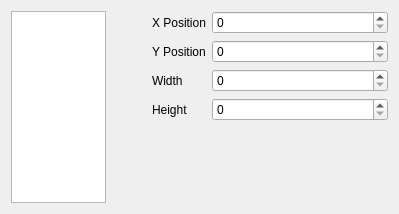
                  <widget class="QWidget" name="Hitboxes">
                   <property name="geometry">
                    <rect>
                     <x>0</x>
                     <y>0</y>
                     <width>399</width>
                     <height>214</height>
                    </rect>
                   </property>
                   <attribute name="label">
                    <string>Page 2</string>
                   </attribute>
                   <layout class="QHBoxLayout" name="horizontalLayout_16">
                    <item>
                     <widget class="QListWidget" name="list_imgs_3">
                      <property name="minimumSize">
                       <size>
                        <width>95</width>
                        <height>0</height>
                       </size>
                      </property>
                      <property name="maximumSize">
                       <size>
                        <width>95</width>
                        <height>16777215</height>
                       </size>
                      </property>
                     </widget>
                    </item>
                    <item>
                     <layout class="QVBoxLayout" name="verticalLayout_10">
                      <item>
                       <widget class="QPushButton" name="pushButton_16">
                        <property name="enabled">
                         <bool>true</bool>
                        </property>
                        <property name="minimumSize">
                         <size>
                          <width>34</width>
                          <height>34</height>
                         </size>
                        </property>
                        <property name="maximumSize">
                         <size>
                          <width>34</width>
                          <height>34</height>
                         </size>
                        </property>
                        <property name="styleSheet">
                         <string notr="true">background: none;
border: none;</string>
                        </property>
                        <property name="text">
                         <string/>
                        </property>
                        <property name="icon">
                         <iconset resource="../assets/icons/icons.qrc">
                          <normaloff>:/icons_general/add.png</normaloff>:/icons_general/add.png</iconset>
                        </property>
                        <property name="iconSize">
                         <size>
                          <width>32</width>
                          <height>32</height>
                         </size>
                        </property>
                        <property name="checked">
                         <bool>false</bool>
                        </property>
                       </widget>
                      </item>
                      <item>
                       <widget class="QPushButton" name="pushButton_17">
                        <property name="enabled">
                         <bool>true</bool>
                        </property>
                        <property name="minimumSize">
                         <size>
                          <width>34</width>
                          <height>34</height>
                         </size>
                        </property>
                        <property name="maximumSize">
                         <size>
                          <width>34</width>
                          <height>34</height>
                         </size>
                        </property>
                        <property name="styleSheet">
                         <string notr="true">background: none;
border: none;</string>
                        </property>
                        <property name="text">
                         <string/>
                        </property>
                        <property name="icon">
                         <iconset resource="../assets/icons/icons.qrc">
                          <normaloff>:/icons_general/trash-can.png</normaloff>:/icons_general/trash-can.png</iconset>
                        </property>
                        <property name="iconSize">
                         <size>
                          <width>32</width>
                          <height>32</height>
                         </size>
                        </property>
                        <property name="checked">
                         <bool>false</bool>
                        </property>
                       </widget>
                      </item>
                      <item>
                       <widget class="QPushButton" name="pushButton_18">
                        <property name="enabled">
                         <bool>true</bool>
                        </property>
                        <property name="minimumSize">
                         <size>
                          <width>34</width>
                          <height>34</height>
                         </size>
                        </property>
                        <property name="maximumSize">
                         <size>
                          <width>34</width>
                          <height>34</height>
                         </size>
                        </property>
                        <property name="styleSheet">
                         <string notr="true">background: none;
border: none;</string>
                        </property>
                        <property name="text">
                         <string/>
                        </property>
                        <property name="icon">
                         <iconset resource="../assets/icons/icons.qrc">
                          <normaloff>:/icons_general/up-arrow.png</normaloff>:/icons_general/up-arrow.png</iconset>
                        </property>
                        <property name="iconSize">
                         <size>
                          <width>32</width>
                          <height>32</height>
                         </size>
                        </property>
                        <property name="checked">
                         <bool>false</bool>
                        </property>
                       </widget>
                      </item>
                      <item>
                       <widget class="QPushButton" name="pushButton_19">
                        <property name="enabled">
                         <bool>true</bool>
                        </property>
                        <property name="minimumSize">
                         <size>
                          <width>34</width>
                          <height>34</height>
                         </size>
                        </property>
                        <property name="maximumSize">
                         <size>
                          <width>34</width>
                          <height>34</height>
                         </size>
                        </property>
                        <property name="styleSheet">
                         <string notr="true">background: none;
border: none;</string>
                        </property>
                        <property name="text">
                         <string/>
                        </property>
                        <property name="icon">
                         <iconset resource="../assets/icons/icons.qrc">
                          <normaloff>:/icons_general/down-arrow.png</normaloff>:/icons_general/down-arrow.png</iconset>
                        </property>
                        <property name="iconSize">
                         <size>
                          <width>32</width>
                          <height>32</height>
                         </size>
                        </property>
                        <property name="checked">
                         <bool>false</bool>
                        </property>
                       </widget>
                      </item>
                      <item>
                       <spacer name="verticalSpacer_2">
                        <property name="orientation">
                         <enum>Qt::Vertical</enum>
                        </property>
                        <property name="sizeHint" stdset="0">
                         <size>
                          <width>20</width>
                          <height>40</height>
                         </size>
                        </property>
                       </spacer>
                      </item>
                     </layout>
                    </item>
                    <item>
                     <layout class="QFormLayout" name="formLayout_3">
                      <property name="fieldGrowthPolicy">
                       <enum>QFormLayout::AllNonFixedFieldsGrow</enum>
                      </property>
                      <item row="0" column="1">
                       <widget class="QSpinBox" name="spinBox_15">
                        <property name="minimumSize">
                         <size>
                          <width>132</width>
                          <height>0</height>
                         </size>
                        </property>
                        <property name="maximumSize">
                         <size>
                          <width>65535</width>
                          <height>16777215</height>
                         </size>
                        </property>
                        <property name="correctionMode">
                         <enum>QAbstractSpinBox::CorrectToNearestValue</enum>
                        </property>
                        <property name="maximum">
                         <number>65535</number>
                        </property>
                       </widget>
                      </item>
                      <item row="1" column="0">
                       <widget class="QLabel" name="label_15">
                        <property name="text">
                         <string>Y Position</string>
                        </property>
                       </widget>
                      </item>
                      <item row="1" column="1">
                       <widget class="QSpinBox" name="spinBox_16">
                        <property name="minimumSize">
                         <size>
                          <width>132</width>
                          <height>0</height>
                         </size>
                        </property>
                        <property name="maximumSize">
                         <size>
                          <width>65535</width>
                          <height>16777215</height>
                         </size>
                        </property>
                        <property name="correctionMode">
                         <enum>QAbstractSpinBox::CorrectToNearestValue</enum>
                        </property>
                        <property name="maximum">
                         <number>65535</number>
                        </property>
                       </widget>
                      </item>
                      <item row="2" column="0">
                       <widget class="QLabel" name="label_17">
                        <property name="text">
                         <string>Width</string>
                        </property>
                       </widget>
                      </item>
                      <item row="2" column="1">
                       <widget class="QSpinBox" name="spinBox_17">
                        <property name="minimumSize">
                         <size>
                          <width>132</width>
                          <height>0</height>
                         </size>
                        </property>
                        <property name="maximumSize">
                         <size>
                          <width>65535</width>
                          <height>16777215</height>
                         </size>
                        </property>
                        <property name="correctionMode">
                         <enum>QAbstractSpinBox::CorrectToNearestValue</enum>
                        </property>
                        <property name="maximum">
                         <number>65535</number>
                        </property>
                       </widget>
                      </item>
                      <item row="3" column="0">
                       <widget class="QLabel" name="label_18">
                        <property name="text">
                         <string>Height</string>
                        </property>
                       </widget>
                      </item>
                      <item row="3" column="1">
                       <widget class="QSpinBox" name="spinBox_18">
                        <property name="minimumSize">
                         <size>
                          <width>132</width>
                          <height>0</height>
                         </size>
                        </property>
                        <property name="maximumSize">
                         <size>
                          <width>65535</width>
                          <height>16777215</height>
                         </size>
                        </property>
                        <property name="correctionMode">
                         <enum>QAbstractSpinBox::CorrectToNearestValue</enum>
                        </property>
                        <property name="maximum">
                         <number>65535</number>
                        </property>
                       </widget>
                      </item>
                      <item row="0" column="0">
                       <widget class="QLabel" name="label_16">
                        <property name="text">
                         <string>X Position</string>
                        </property>
                       </widget>
                      </item>
                     </layout>
                    </item>
                   </layout>
                  </widget>
